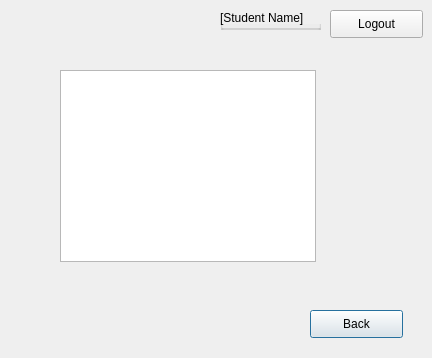
<?xml version="1.0" encoding="UTF-8"?>
<ui version="4.0">
 <class>Dialog</class>
 <widget class="QDialog" name="Dialog">
  <property name="geometry">
   <rect>
    <x>0</x>
    <y>0</y>
    <width>432</width>
    <height>358</height>
   </rect>
  </property>
  <property name="windowTitle">
   <string>Dialog</string>
  </property>
  <widget class="QPushButton" name="pushButton">
   <property name="geometry">
    <rect>
     <x>310</x>
     <y>310</y>
     <width>93</width>
     <height>28</height>
    </rect>
   </property>
   <property name="text">
    <string>Back</string>
   </property>
  </widget>
  <widget class="QPushButton" name="pushButton_2">
   <property name="geometry">
    <rect>
     <x>330</x>
     <y>10</y>
     <width>93</width>
     <height>28</height>
    </rect>
   </property>
   <property name="text">
    <string>Logout</string>
   </property>
  </widget>
  <widget class="QGroupBox" name="groupBox">
   <property name="geometry">
    <rect>
     <x>220</x>
     <y>10</y>
     <width>101</width>
     <height>20</height>
    </rect>
   </property>
   <property name="title">
    <string>[Student Name]</string>
   </property>
  </widget>
  <widget class="QListView" name="listView">
   <property name="geometry">
    <rect>
     <x>60</x>
     <y>70</y>
     <width>256</width>
     <height>192</height>
    </rect>
   </property>
  </widget>
 </widget>
 <resources/>
 <connections/>
</ui>
